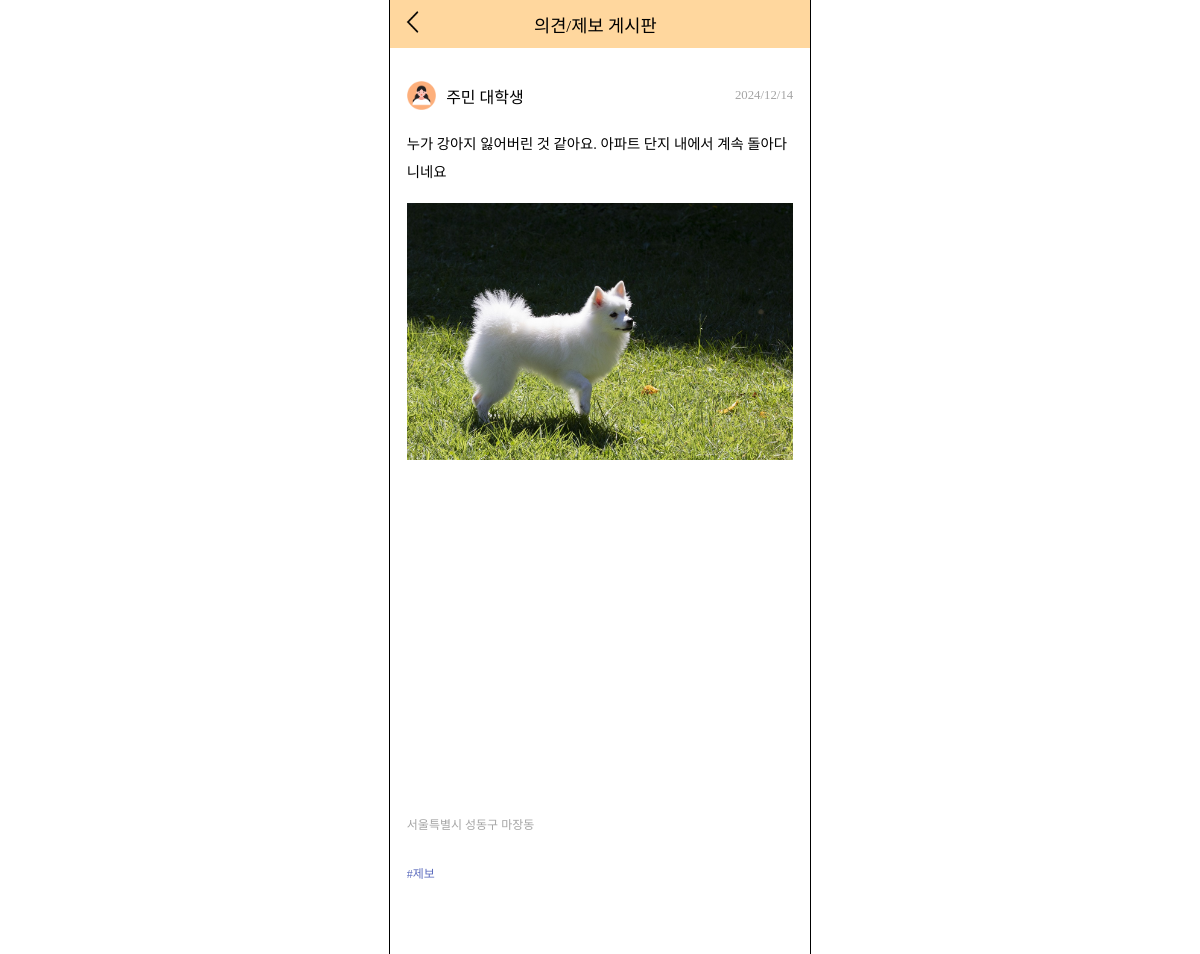
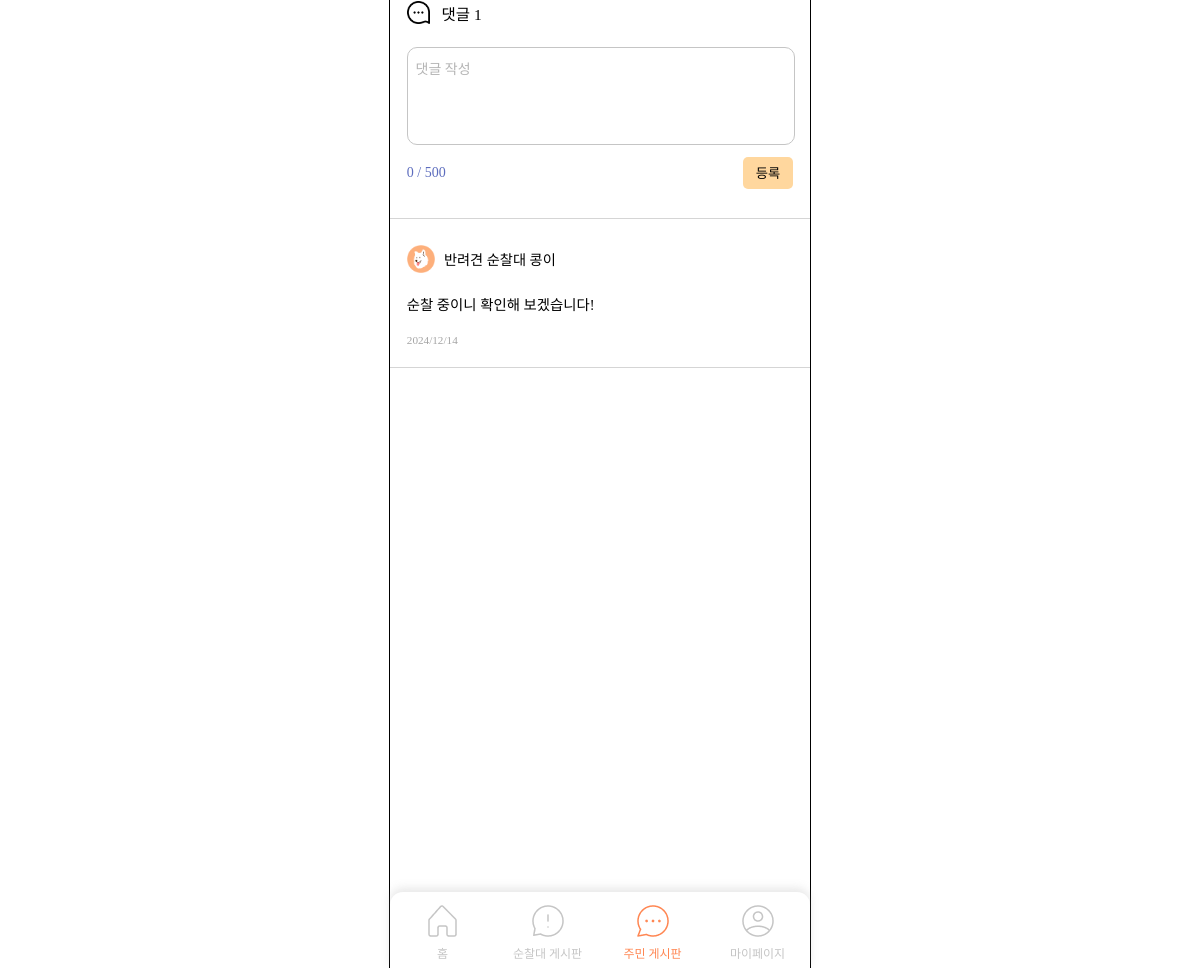
/boards/people-board-detail/48/?page=board, run on the app's committed database (2 pictures, top to bottom).
### boards/models.py (models this page shows)
class Board(models.Model):
    user = models.ForeignKey(settings.AUTH_USER_MODEL, on_delete=models.CASCADE)
    region_sido = models.CharField(null=False, max_length=30, blank=False)
    region_sigungu = models.CharField(null=False, max_length=30, blank=False)
    region_dong = models.CharField(null=False, max_length=30, blank=False)
    created_at = models.DateTimeField(auto_now_add=True)
    image_path = models.ImageField(upload_to='boards/', null=True, blank=True)
    content = models.TextField(null=False, blank=False)
    board_type = models.ForeignKey(BoardType, on_delete=models.CASCADE, null=False, blank=False)

class BoardType(models.Model):
    type_name = models.CharField(max_length=10, null=False, blank=False)

class Comment(models.Model):
    board = models.ForeignKey(Board, on_delete=models.CASCADE)
    user = models.ForeignKey(settings.AUTH_USER_MODEL, on_delete=models.CASCADE)
    content = models.TextField(null=False, blank=False)
    created_at = models.DateTimeField(auto_now_add=True)

### accounts/models.py (models this page shows, shortened)
class Member(AbstractBaseUser):
    user_id = models.CharField(primary_key=True, max_length=15, null=False, blank=False, unique=True)
    email = models.EmailField(max_length=100, null=False, blank=False, unique=True)
    nickname = models.CharField(null=False, max_length=8, blank=False)
    region_sido = models.CharField(null=False, max_length=30, blank=False)
    region_sigungu = models.CharField(null=False, max_length=30, blank=False)
    region_dong = models.CharField(null=False, max_length=30, blank=False)
    member_type = models.ForeignKey(MemberType, on_delete=models.CASCADE, null=False, blank=False)
    is_active = models.BooleanField(default=True)
    is_admin = models.BooleanField(default=False)
    objects = UserManager()
    USERNAME_FIELD = 'user_id'
    REQUIRED_FIELDS = ['email', 'nickname', 'region_sido', 'region_sigungu', 'region_dong', 'member_type']

class MemberType(models.Model):
    type_name = models.CharField(max_length=10)
    def __str__(self):
        return self.type_name

### boards/views.py (the view)
# urls.py: path('people-board-detail/<int:id>/', views.people_board_detail, name='people_board_detail'),
def people_board_detail(request, id):
    board = Board.objects.get(id=id)
    if request.method == 'POST':
        form = CommentForm(request.POST)
        if form.is_valid():
            comment = form.save(commit=False)
            comment.board = board
            comment.user = request.user
            comment.save()
            return redirect('boards:people_board_detail', id=id)
    else:
        form = CommentForm()
    comments = Comment.objects.filter(board=board) # 댓글 가져오기
    page = request.GET.get("page")
    print(page)
    if board.board_type.id == 2:
        location = BoardLocation.objects.get(board=board)
        context = {
            'board': board,
            'location': location,
            'comments': comments,
            'comment_count': comments.count(),
            'page': page,
        }
    else: context = {
        'board': board,
        'comments': comments,
        'comment_count': comments.count(),
        'page': page,
    }
    return render(request, 'boards/people_board_detail.html', context)

### templates/boards/people_board_detail.html (shortened to what this page needs)
<!DOCTYPE html>
{% load static %}
<html lang="ko">
<head>
    <link rel="stylesheet" href="{% static 'css/people_board_detail.css' %}">
    <link rel="stylesheet" href="{% static 'css/menubar.css' %}">
    <link rel="stylesheet" as="style" crossorigin href="https://cdn.jsdelivr.net/gh/ungveloper/web-fonts/SCoreDream/font-face.css" />
    <link rel="stylesheet" as="style" crossorigin href="https://cdn.jsdelivr.net/gh/ungveloper/web-fonts/SCoreDream/font-family.css" />
</head>
<body>
    <div class="container-content">
        <div class="contents">
            <div class="content">
                <div class="top-block">
                    <div class="arrow-img">
                        <img src="{% static 'image/back.png' %}" alt="" onclick="window.history.back();">
                    </div>
                    <div class="title">의견/제보 게시판</div>
                </div>
                <div class="post-block">
                    <div class="post-header">
                        <div class="user-profile">
                            <div class="user-img"><img src="{% static 'image/people_profile.png' %}" alt=""></div>
                            <div>{{ board.user.member_type }} <span class="text-strong">{{ board.user.nickname }}</span></div>
                        </div>
                        <div class="post-date">{{ board.created_at|date:"Y/m/d"  }}</div>
                    </div>
                    <div class="post-content">
                        {{ board.content|linebreaks }}
                    </div>
                    {% if board.image_path %}
                        <div class="post-img-block">
                            <img src="{{ board.image_path.url }}" alt="">
                        </div>
                    {% endif %}
                    {% if location %}
                        <div id="map"></div>
                    {% endif %}
                    <div class="user-region">{{ board.region_sido }} {{ board.region_sigungu }} {{ board.region_dong }}</div>
                    <div class="board-type">#{{ board.board_type.type_name }}</div>
                    <div class="comment-title-header">
                        <div class="comment-img">
                            <img src="{% static 'image/speech-bubble.png' %}" alt="">
                        </div>
                        <div class="comment-num">댓글 {{ comment_count }}</div>
                    </div>
                    <form action="{% url 'boards:people_board_detail' board.id%}" method="post" id="comment-form">
                        <textarea name="content" id="comment-area" placeholder="댓글 작성" maxlength="500" spellcheck="false"></textarea>
                        <div class="comment-form-footer">
                            <div id="text-count">0 / 500</div>
                            <div class="submit-btn">
                                <button type="submit">등록</button>
                            </div>
                        </div>
                    </form>
                </div>
                <div class="line"></div>
                {% for comment in comments %}
                    <div class="comment-block">
                        <div class="comment-block-header">
                            <div class="comment-infos">
                                <div class="comment-user-profile">
                                    {% if comment.user.member_type.type_name == '반려견 순찰대' %}
                                        <img src="{% static 'image/petrol_profile.png' %}" alt="">
                                    {% else %}
                                         <img src="{% static 'image/people_profile.png' %}" alt="">
                                    {% endif %}
                                </div>
                                <div class="comment-user-name">{{ comment.user.member_type}} <span class="text-strong">{{ comment.user.nickname }}</span></div>
                            </div>
                        </div>
                        <div class="comment-content">
                            {{ comment.content|linebreaks }}
                        </div>
                        <div class="comment-date">{{ comment.created_at|date:"Y/m/d" }}</div>
                    </div>
                {% endfor %}
            </div>
            {% include 'menubar-people.html' %}
        </div>
    </div>
</body>
</html>

### static/css/people_board_detail.css (style rules this page uses)
body { padding: 0; margin: 0; height: 100%; }
.container-content { font-family: 'SCoreDream'; font-weight: 400; outline: 1px solid black; width: 420px; height: 100%; margin: 0 auto; display: flex; flex-direction: column; padding-bottom: 600px; z-index: 0; position: relative; }
.contents { width: 100%; display: flex; flex-direction: column; height: 100%; }
.top-block { height: 3rem; background-color: #FFD79E; display: flex; flex-direction: row; justify-content: left; align-items: center; flex-shrink: 0; margin-bottom: 3%; }
.top-block img { width: 1.7rem; margin-left: 1rem; }
.title { font-weight: 500; font-size: 1.1rem; margin-left: 24%; }
.content { height: 100%; }
.post-block { padding: 4%; margin-bottom: 3%; }
.post-header { display: flex; flex-direction: row; justify-content: space-between; align-items: center; margin-bottom: 4%; }
.user-profile { display: flex; flex-direction: row; align-items: center; }
.user-img { width: 9%; margin: 1% 3% 0 0; }
.user-profile img { width: 100%; }
.post-date { font-size: 0.8rem; color: #A5A5A5; }
.text-strong { font-weight: 500; }
.post-content { word-break: break-all; line-height: 1.8rem; margin-bottom: 4%; font-size: 0.9rem; }
.post-img-block { margin-bottom: 4%; }
.post-img-block > img { width: 100%; }
#map { width: 100%; height: 20rem; margin-bottom: 4%; z-index: 0; }
.user-region { color: #A5A5A5; font-size: 0.75rem; margin-bottom: 8%; }
.board-type { margin-bottom: 18%; color: #5D6DBE; font-size: 0.75rem; }
.comment-title-header { display: flex; flex-direction: row; align-items: center; margin-bottom: 5%; }
.comment-img { width: 6%; margin-right: 3%; }
.comment-img > img { width: 100%; margin-top: 15%; }
.comment-num { font-size: 0.97rem; }
#comment-area { font-family: 'SCoreDream'; width: 96%; height: 5rem; border-radius: 10px; resize: none; word-break: break-all; line-height: 1.7rem; font-size: 14px; overflow-y: hidden; padding: 2%; border: 1px solid #c5c5c5; margin-bottom: 2%; }
#comment-area::placeholder { color: #b5b5b5; }
.comment-form-footer { display: flex; flex-direction: row; justify-content: space-between; align-items: center; height: 2rem; }
.submit-btn { height: 100%; width: 13%; }
.submit-btn > button { font-family: 'SCoreDream'; border: none; background-color: #FFD79E; border-radius: 5px; width: 100%; height: 100%; cursor: pointer; }
#text-count { font-size: 14px; color: #5D6DBE; }
.line { border-bottom: 1px solid #d5d5d5; }
.comment-block { border-bottom: 1px solid #D5D5D5; padding: 5% 4%; }
.comment-block-header { display: flex; flex-direction: row; justify-content: space-between; align-items: center; margin-bottom: 3%; }
.comment-infos { display: flex; flex-direction: row; align-items: center; width: 80%; }
.comment-user-profile { width: 9%; margin-right: 3%; }
.comment-user-profile > img { width: 100%; margin-top: 18%; }
.comment-user-name { font-size: 0.89rem; }
.comment-content { word-break: break-all; line-height: 1.8rem; margin-bottom: 3%; font-size: 0.9rem; }
.comment-date { color: #A5A5A5; font-size: 0.7rem; }
.arrow-img { cursor: pointer; }

### data on the page
Board: user.member_type "주민", user.nickname "대학생", created_at "2024/12/14", content "누가 강아지 잃어버린 것 같아요. 아파트 단지 내에서 계속 돌아다니네요", image_path (picture), region_sido "서울특별시", region_sigungu "성동구", region_dong "마장동", board_type.type_name "제보"
Comment: user.member_type "반려견 순찰대", user.nickname "콩이", content "순찰 중이니 확인해 보겠습니다!", created_at "2024/12/14"

### other printed values
{{ comment_count }} "1"
